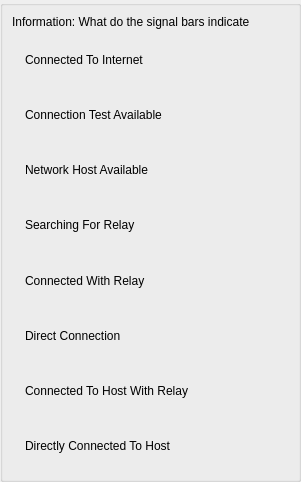
<?xml version="1.0" encoding="UTF-8"?>
<ui version="4.0">
 <class>HelpSignalUi</class>
 <widget class="QDialog" name="HelpSignalUi">
  <property name="geometry">
   <rect>
    <x>0</x>
    <y>0</y>
    <width>301</width>
    <height>482</height>
   </rect>
  </property>
  <property name="sizePolicy">
   <sizepolicy hsizetype="Preferred" vsizetype="Preferred">
    <horstretch>0</horstretch>
    <verstretch>0</verstretch>
   </sizepolicy>
  </property>
  <property name="minimumSize">
   <size>
    <width>0</width>
    <height>50</height>
   </size>
  </property>
  <property name="maximumSize">
   <size>
    <width>16777215</width>
    <height>16777215</height>
   </size>
  </property>
  <property name="windowTitle">
   <string>Information</string>
  </property>
  <layout class="QVBoxLayout" name="verticalLayout">
   <property name="spacing">
    <number>0</number>
   </property>
   <property name="leftMargin">
    <number>0</number>
   </property>
   <property name="topMargin">
    <number>0</number>
   </property>
   <property name="rightMargin">
    <number>0</number>
   </property>
   <property name="bottomMargin">
    <number>0</number>
   </property>
   <item>
    <widget class="TitleBarWidget" name="m_TitleBarWidget" native="true">
     <property name="sizePolicy">
      <sizepolicy hsizetype="Expanding" vsizetype="Preferred">
       <horstretch>0</horstretch>
       <verstretch>0</verstretch>
      </sizepolicy>
     </property>
     <property name="minimumSize">
      <size>
       <width>0</width>
       <height>0</height>
      </size>
     </property>
     <property name="maximumSize">
      <size>
       <width>16777215</width>
       <height>16777215</height>
      </size>
     </property>
    </widget>
   </item>
   <item>
    <widget class="QGroupBox" name="StyledDlgItemsBox">
     <property name="sizePolicy">
      <sizepolicy hsizetype="Expanding" vsizetype="Expanding">
       <horstretch>0</horstretch>
       <verstretch>0</verstretch>
      </sizepolicy>
     </property>
     <property name="minimumSize">
      <size>
       <width>0</width>
       <height>0</height>
      </size>
     </property>
     <property name="title">
      <string/>
     </property>
     <layout class="QVBoxLayout" name="verticalLayout_2">
      <item>
       <widget class="QLabel" name="m_InfoLabel">
        <property name="text">
         <string>Information: What do the signal bars indicate</string>
        </property>
       </widget>
      </item>
      <item>
       <layout class="QHBoxLayout" name="horizontalLayout">
        <item>
         <widget class="VxLabel" name="m_Pic_1">
          <property name="sizePolicy">
           <sizepolicy hsizetype="Preferred" vsizetype="Expanding">
            <horstretch>0</horstretch>
            <verstretch>0</verstretch>
           </sizepolicy>
          </property>
          <property name="minimumSize">
           <size>
            <width>0</width>
            <height>0</height>
           </size>
          </property>
          <property name="text">
           <string/>
          </property>
         </widget>
        </item>
        <item>
         <widget class="VxLabel" name="m_PicLabel_1">
          <property name="sizePolicy">
           <sizepolicy hsizetype="Expanding" vsizetype="Expanding">
            <horstretch>0</horstretch>
            <verstretch>0</verstretch>
           </sizepolicy>
          </property>
          <property name="minimumSize">
           <size>
            <width>0</width>
            <height>0</height>
           </size>
          </property>
          <property name="text">
           <string>Connected To Internet</string>
          </property>
         </widget>
        </item>
       </layout>
      </item>
      <item>
       <layout class="QHBoxLayout" name="horizontalLayout_2">
        <item>
         <widget class="VxLabel" name="m_Pic_2">
          <property name="sizePolicy">
           <sizepolicy hsizetype="Preferred" vsizetype="Expanding">
            <horstretch>0</horstretch>
            <verstretch>0</verstretch>
           </sizepolicy>
          </property>
          <property name="minimumSize">
           <size>
            <width>0</width>
            <height>0</height>
           </size>
          </property>
          <property name="text">
           <string/>
          </property>
         </widget>
        </item>
        <item>
         <widget class="VxLabel" name="m_PicLabel_2">
          <property name="sizePolicy">
           <sizepolicy hsizetype="Expanding" vsizetype="Expanding">
            <horstretch>0</horstretch>
            <verstretch>0</verstretch>
           </sizepolicy>
          </property>
          <property name="minimumSize">
           <size>
            <width>0</width>
            <height>0</height>
           </size>
          </property>
          <property name="text">
           <string>Connection Test Available</string>
          </property>
         </widget>
        </item>
       </layout>
      </item>
      <item>
       <layout class="QHBoxLayout" name="horizontalLayout_3">
        <item>
         <widget class="VxLabel" name="m_Pic_3">
          <property name="sizePolicy">
           <sizepolicy hsizetype="Preferred" vsizetype="Expanding">
            <horstretch>0</horstretch>
            <verstretch>0</verstretch>
           </sizepolicy>
          </property>
          <property name="minimumSize">
           <size>
            <width>0</width>
            <height>0</height>
           </size>
          </property>
          <property name="text">
           <string/>
          </property>
         </widget>
        </item>
        <item>
         <widget class="VxLabel" name="m_PicLabel_3">
          <property name="sizePolicy">
           <sizepolicy hsizetype="Expanding" vsizetype="Expanding">
            <horstretch>0</horstretch>
            <verstretch>0</verstretch>
           </sizepolicy>
          </property>
          <property name="minimumSize">
           <size>
            <width>0</width>
            <height>0</height>
           </size>
          </property>
          <property name="text">
           <string>Network Host Available</string>
          </property>
         </widget>
        </item>
       </layout>
      </item>
      <item>
       <layout class="QHBoxLayout" name="horizontalLayout_4">
        <item>
         <widget class="VxLabel" name="m_Pic_4">
          <property name="sizePolicy">
           <sizepolicy hsizetype="Preferred" vsizetype="Expanding">
            <horstretch>0</horstretch>
            <verstretch>0</verstretch>
           </sizepolicy>
          </property>
          <property name="minimumSize">
           <size>
            <width>0</width>
            <height>0</height>
           </size>
          </property>
          <property name="text">
           <string/>
          </property>
         </widget>
        </item>
        <item>
         <widget class="VxLabel" name="m_PicLabel_4">
          <property name="sizePolicy">
           <sizepolicy hsizetype="Expanding" vsizetype="Expanding">
            <horstretch>0</horstretch>
            <verstretch>0</verstretch>
           </sizepolicy>
          </property>
          <property name="minimumSize">
           <size>
            <width>0</width>
            <height>0</height>
           </size>
          </property>
          <property name="text">
           <string>Searching For Relay</string>
          </property>
         </widget>
        </item>
       </layout>
      </item>
      <item>
       <layout class="QHBoxLayout" name="horizontalLayout_5">
        <item>
         <widget class="VxLabel" name="m_Pic_5">
          <property name="sizePolicy">
           <sizepolicy hsizetype="Preferred" vsizetype="Expanding">
            <horstretch>0</horstretch>
            <verstretch>0</verstretch>
           </sizepolicy>
          </property>
          <property name="minimumSize">
           <size>
            <width>0</width>
            <height>0</height>
           </size>
          </property>
          <property name="text">
           <string/>
          </property>
         </widget>
        </item>
        <item>
         <widget class="VxLabel" name="m_PicLabel_5">
          <property name="sizePolicy">
           <sizepolicy hsizetype="Expanding" vsizetype="Expanding">
            <horstretch>0</horstretch>
            <verstretch>0</verstretch>
           </sizepolicy>
          </property>
          <property name="minimumSize">
           <size>
            <width>0</width>
            <height>0</height>
           </size>
          </property>
          <property name="text">
           <string>Connected With Relay</string>
          </property>
         </widget>
        </item>
       </layout>
      </item>
      <item>
       <layout class="QHBoxLayout" name="horizontalLayout_6">
        <item>
         <widget class="VxLabel" name="m_Pic_6">
          <property name="sizePolicy">
           <sizepolicy hsizetype="Preferred" vsizetype="Expanding">
            <horstretch>0</horstretch>
            <verstretch>0</verstretch>
           </sizepolicy>
          </property>
          <property name="minimumSize">
           <size>
            <width>0</width>
            <height>0</height>
           </size>
          </property>
          <property name="text">
           <string/>
          </property>
         </widget>
        </item>
        <item>
         <widget class="VxLabel" name="m_PicLabel_6">
          <property name="sizePolicy">
           <sizepolicy hsizetype="Expanding" vsizetype="Expanding">
            <horstretch>0</horstretch>
            <verstretch>0</verstretch>
           </sizepolicy>
          </property>
          <property name="minimumSize">
           <size>
            <width>0</width>
            <height>0</height>
           </size>
          </property>
          <property name="text">
           <string>Direct Connection</string>
          </property>
         </widget>
        </item>
       </layout>
      </item>
      <item>
       <layout class="QHBoxLayout" name="horizontalLayout_7">
        <item>
         <widget class="VxLabel" name="m_Pic_7">
          <property name="sizePolicy">
           <sizepolicy hsizetype="Preferred" vsizetype="Expanding">
            <horstretch>0</horstretch>
            <verstretch>0</verstretch>
           </sizepolicy>
          </property>
          <property name="minimumSize">
           <size>
            <width>0</width>
            <height>0</height>
           </size>
          </property>
          <property name="text">
           <string/>
          </property>
         </widget>
        </item>
        <item>
         <widget class="VxLabel" name="m_PicLabel_7">
          <property name="sizePolicy">
           <sizepolicy hsizetype="Expanding" vsizetype="Expanding">
            <horstretch>0</horstretch>
            <verstretch>0</verstretch>
           </sizepolicy>
          </property>
          <property name="minimumSize">
           <size>
            <width>0</width>
            <height>0</height>
           </size>
          </property>
          <property name="text">
           <string>Connected To Host With Relay</string>
          </property>
         </widget>
        </item>
       </layout>
      </item>
      <item>
       <layout class="QHBoxLayout" name="horizontalLayout_8">
        <item>
         <widget class="VxLabel" name="m_Pic_8">
          <property name="sizePolicy">
           <sizepolicy hsizetype="Preferred" vsizetype="Expanding">
            <horstretch>0</horstretch>
            <verstretch>0</verstretch>
           </sizepolicy>
          </property>
          <property name="minimumSize">
           <size>
            <width>0</width>
            <height>0</height>
           </size>
          </property>
          <property name="text">
           <string/>
          </property>
         </widget>
        </item>
        <item>
         <widget class="VxLabel" name="m_PicLabel_8">
          <property name="sizePolicy">
           <sizepolicy hsizetype="Expanding" vsizetype="Expanding">
            <horstretch>0</horstretch>
            <verstretch>0</verstretch>
           </sizepolicy>
          </property>
          <property name="minimumSize">
           <size>
            <width>0</width>
            <height>0</height>
           </size>
          </property>
          <property name="text">
           <string>Directly Connected To Host</string>
          </property>
         </widget>
        </item>
       </layout>
      </item>
     </layout>
    </widget>
   </item>
   <item>
    <widget class="BottomBarWidget" name="m_BottomBarWidget" native="true">
     <property name="sizePolicy">
      <sizepolicy hsizetype="Expanding" vsizetype="Preferred">
       <horstretch>0</horstretch>
       <verstretch>0</verstretch>
      </sizepolicy>
     </property>
     <property name="minimumSize">
      <size>
       <width>30</width>
       <height>0</height>
      </size>
     </property>
     <property name="autoFillBackground">
      <bool>true</bool>
     </property>
    </widget>
   </item>
  </layout>
 </widget>
 <customwidgets>
  <customwidget>
   <class>TitleBarWidget</class>
   <extends>QWidget</extends>
   <header>TitleBarWidget.h</header>
   <container>1</container>
  </customwidget>
  <customwidget>
   <class>BottomBarWidget</class>
   <extends>QWidget</extends>
   <header location="global">BottomBarWidget.h</header>
   <container>1</container>
  </customwidget>
  <customwidget>
   <class>VxLabel</class>
   <extends>QLabel</extends>
   <header>VxLabel.h</header>
  </customwidget>
 </customwidgets>
 <resources/>
 <connections/>
</ui>
